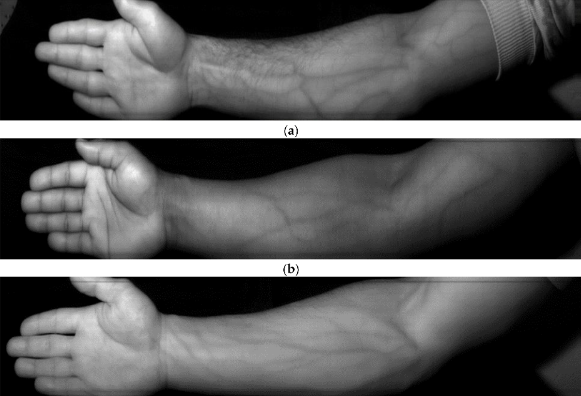
#> input picture model/handimage4.png, 581 x 396 px
$ python fistula_detection.py
#> lines starting #> are read from the running program, lines starting #| are printed output that depends on the picture; after the words box and inside, x2 and y2 are one past the last pixel; in counts of white or black regions, pixels touching at a corner belong together
#> further down, org_image is the input picture: shape (396, 581, 3); mean B, G, R 88.8, 88.8, 88.8
import numpy as np
import cv2
import os

# Define the path to the image file
script_dir = os.path.dirname(os.path.abspath(__file__))
image_path = os.path.join(script_dir, "handimage4.png")
output_dir = os.path.join(script_dir, "output")

# Ensure that the output directory exists
os.makedirs(output_dir, exist_ok=True)
# #Preprocessing the images

def morphology_diff(contrast_green, clahe):
    # 1st
    open1 = cv2.morphologyEx(contrast_green, cv2.MORPH_OPEN, cv2.getStructuringElement(cv2.MORPH_ELLIPSE,(5,5)), iterations=1)
    close1 = cv2.morphologyEx(open1, cv2.MORPH_CLOSE, cv2.getStructuringElement(cv2.MORPH_ELLIPSE,(5,5)), iterations=1)
    # 2nd
    open2 = cv2.morphologyEx(close1, cv2.MORPH_OPEN, cv2.getStructuringElement(cv2.MORPH_ELLIPSE,(11,11)), iterations=1)
    close2 = cv2.morphologyEx(open2, cv2.MORPH_CLOSE, cv2.getStructuringElement(cv2.MORPH_ELLIPSE,(11,11)), iterations=1)
    # 3rd
    open3 = cv2.morphologyEx(close2, cv2.MORPH_OPEN, cv2.getStructuringElement(cv2.MORPH_ELLIPSE,(23,23)), iterations=1)
    close3 = cv2.morphologyEx(open3, cv2.MORPH_CLOSE, cv2.getStructuringElement(cv2.MORPH_ELLIPSE,(23,23)), iterations=1)

    contrast_morph = cv2.subtract(close3, contrast_green)
    return clahe.apply(contrast_morph)

# Noise Removal

def remove_noise(morph_image):
    ret, thr = cv2.threshold(morph_image, 15, 255, cv2.THRESH_BINARY)
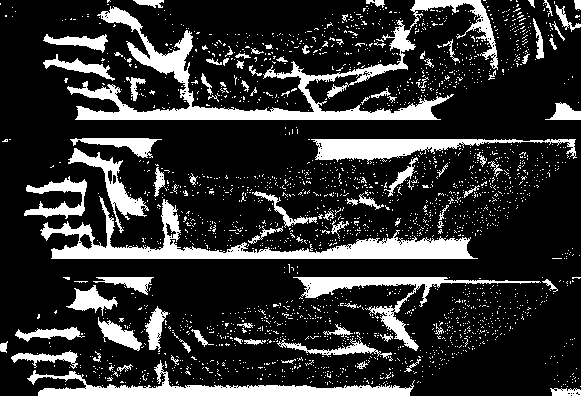
#> thr: shape (396, 581); 19.1% white; 2361 white regions (2271 under 20 px)
    mask = np.ones(morph_image.shape[:2], dtype="uint8") * 255
    # Correct line:
    contours, hierarchy = cv2.findContours(thr.copy(), cv2.RETR_LIST, cv2.CHAIN_APPROX_SIMPLE)
#> contours = 2764 contours, 2697 with area under 20; largest, box (x1, y1, x2, y2) and area: (67, 0, 498, 120) 8286, (40, 196, 478, 259) 6230, (27, 360, 415, 396) 3470, (311, 139, 577, 164) 2537, (293, 277, 541, 351) 2254
    for cnt in contours:
        if cv2.contourArea(cnt) <= 200:
            cv2.drawContours(mask, [cnt], -1, 0, -1)
#> this loop made 2764 passes
#> cnt on passes 2, 3, 6: [[572, 393], [573, 392], [574, 393], [573, 394]], [[570, 393], [571, 392], [572, 393], [571, 394]], [[561, 390], [562, 389], [563, 390], [562, 391]]
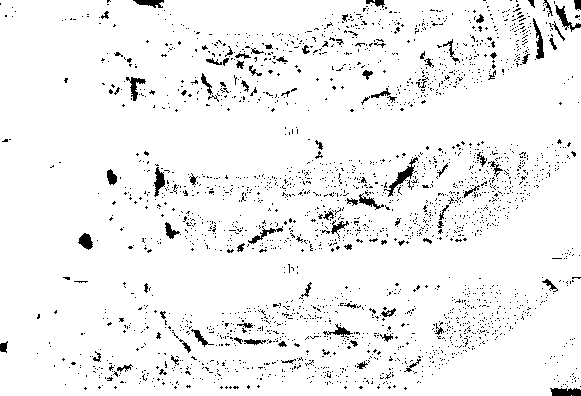
#> mask: shape (396, 581); 95% white; black in thin lines or dots
    im = cv2.bitwise_and(morph_image, morph_image, mask=mask)
    ret, fin_thr = cv2.threshold(im, 15, 255, cv2.THRESH_BINARY_INV)
#> fin_thr: shape (396, 581); 85.5% white; 120 black regions (88 under 20 px), largest, box (x1, y1, x2, y2) and area: (67, 0, 497, 120) 8873, (51, 196, 478, 259) 5852, (27, 370, 415, 396) 3770
    new_img = cv2.erode(fin_thr, cv2.getStructuringElement(cv2.MORPH_ELLIPSE,(3,3)), iterations=1)
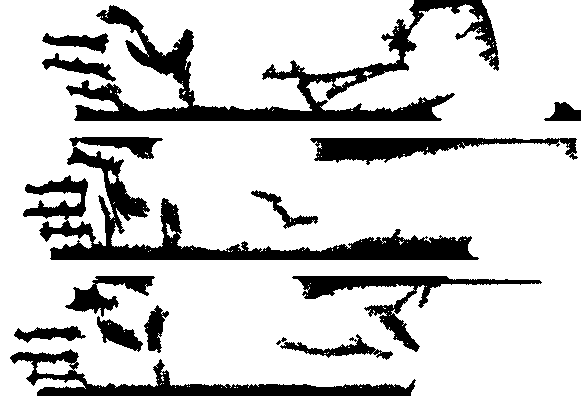
#> new_img: shape (396, 581); 81.2% white; 15 black regions, largest, box (x1, y1, x2, y2) and area: (23, 137, 479, 260) 12155, (66, 0, 499, 121) 12053, (10, 349, 416, 396) 5260
    return new_img

# Blob Removal

def remove_blob(clear_image, org_image):
    fundus_eroded = cv2.bitwise_not(clear_image)
#> fundus_eroded: shape (396, 581); 18.8% white; 15 white regions
    xmask = np.ones(org_image.shape[:2], dtype="uint8") * 255
    xcontours, xhierarchy = cv2.findContours(fundus_eroded.copy(), cv2.RETR_LIST, cv2.CHAIN_APPROX_SIMPLE)
#> xcontours = 257 contours, 238 with area under 20; largest, box (x1, y1, x2, y2) and area: (23, 137, 479, 260) 11298, (66, 0, 499, 121) 11159, (10, 349, 416, 396) 5205, (310, 138, 578, 165) 3182, (292, 276, 542, 352) 3054; xhierarchy = 257 rows, first 6: [1, -1, -1, -1], [2, 0, -1, -1], [3, 1, -1, -1], [4, 2, -1, -1], [5, 3, -1, -1], [6, 4, -1, -1]
    for cnt in xcontours:
        shape = "unidentified"
        peri = cv2.arcLength(cnt, True)
        approx = cv2.approxPolyDP(cnt, 0.04 * peri, False)
        if len(approx) > 4 and cv2.contourArea(cnt) <= 3000 and cv2.contourArea(cnt) >= 100:
            shape = "circle"
        else:
            shape = "veins"
        if(shape == "circle"):
            cv2.drawContours(xmask, [cnt], -1, 0, -1)
#> this loop made 257 passes
#> (shape, peri, approx) on passes 1, 2, 3, 5, 6, 8, 9, 10, 11, 12: ('veins', 5.66, [[84, 388], [85, 387], [86, 388], [85, 389]]), ('veins', 5.66, [[388, 387], [389, 386], [390, 387], [389, 388]]), ('veins', 5.66, [[377, 387], [378, 386], [379, 387], [378, 388]]), ('veins', 5.66, [[344, 387], [345, 386], [346, 387], [345, 388]]), ('veins', 5.66, [[236, 387], [237, 386], [238, 387], [237, 388]]), ('veins', 5.66, [[229, 387], [230, 386], [231, 387], [230, 388]]), ('veins', 5.66, [[225, 387], [226, 386], [227, 387], [226, 388]]), ('veins', 5.66, [[220, 387], [221, 386], [222, 387], [221, 388]]), ('veins', 5.66, [[174, 387], [175, 386], [176, 387], [175, 388]]), ('veins', 5.66, [[114, 387], [115, 386], [116, 387], [115, 388]])
#> (peri, shape) on passes 61 to 66: (5.66, 'veins'), (5.66, 'veins'), (5.66, 'veins'), (7.66, 'veins'), (5.66, 'veins'), (5.66, 'veins')
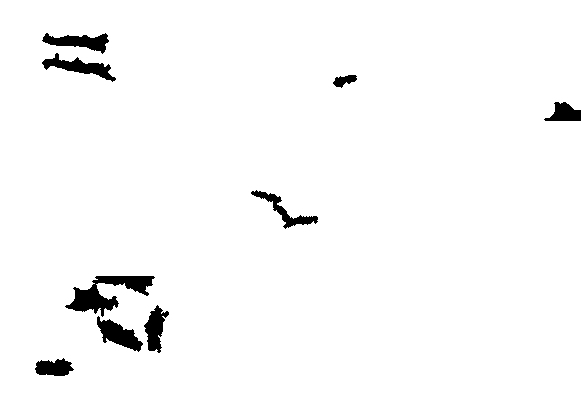
#> xmask: shape (396, 581); 97.4% white; 9 black regions, largest, box (x1, y1, x2, y2) and area: (65, 276, 155, 317) 1472, (97, 316, 143, 352) 764, (42, 53, 116, 82) 751

    finimage = cv2.bitwise_and(fundus_eroded, fundus_eroded, mask=xmask)
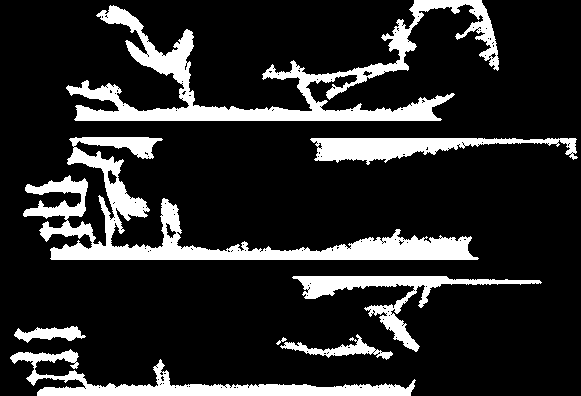
#> finimage: shape (396, 581); 16.4% white; 8 white regions, largest, box (x1, y1, x2, y2) and area: (23, 137, 479, 260) 12155, (66, 0, 499, 121) 12000, (10, 349, 416, 396) 5169
    blood_vessels = cv2.bitwise_not(finimage)
    return blood_vessels

# Vein detection

def detect_vessel(org_image):
    copy_org_image = org_image.copy()
    blue, green, red = cv2.split(org_image)
    clahe = cv2.createCLAHE(clipLimit=5.0, tileGridSize=(8,8))
    contrast_green = clahe.apply(green)
    morph_image = morphology_diff(contrast_green, clahe)
    clear_image = remove_noise(morph_image)
    fin_image = remove_blob(clear_image, org_image)
    i = 0
    j = 0
    for gr, fin in zip(green, fin_image):
        for g, f in zip(gr, fin):
            if(f == 0):
                green[i][j] = 255
            j = j + 1
        j = 0
        i = i + 1
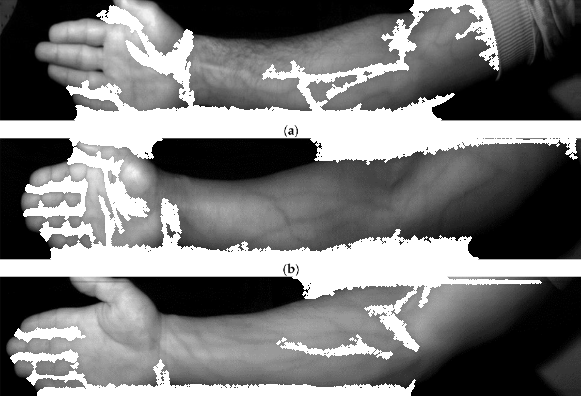
#> green: shape (396, 581); min 0, max 255, mean 118.8
#> after the loop, i = 396
    return fin_image, cv2.merge((blue, green, red))

if __name__ == "__main__":
    # Load the image file
    org_image = cv2.imread(image_path)
    if org_image is None:
        print(f"Error: Image file '{image_path}' not found.")
    else:
        # Perform vessel detection
        raw_vessel, vessel_image = detect_vessel(org_image)
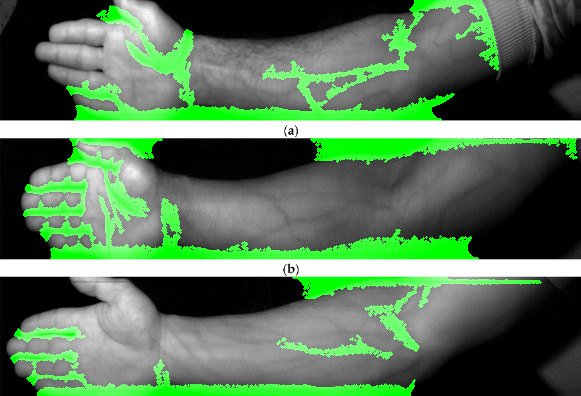
#> vessel_image: shape (396, 581, 3); mean B, G, R 88.8, 118.8, 88.8
        # Save the results
        out_name = os.path.splitext(os.path.basename(image_path))[0]
        raw_vessel_path = os.path.join(output_dir, f"{out_name}_raw_vessel.jpg")
        vessel_image_path = os.path.join(output_dir, f"{out_name}_vessel_image.jpg")
        cv2.imwrite(raw_vessel_path, raw_vessel)
        cv2.imwrite(vessel_image_path, vessel_image)

        print("Output files saved successfully.")

$ run again, with model/handimage1.png copied over model/handimage4.png
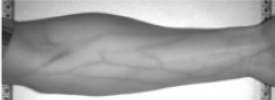
#> input picture model/handimage1.png, 275 x 100 px
#> org_image is the input picture: shape (100, 275, 3); min 35, max 255, mean 162.5
#> in remove_noise, `ret, thr = cv2.threshold(morph_image, 15, 255, cv2.THRESH_BINARY)`:
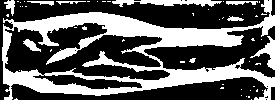
#> thr: shape (100, 275); 36.5% white; 53 white regions (43 under 20 px)
#> contours = 61 contours, 50 with area under 20; largest, box (x1, y1, x2, y2) and area: (2, 0, 275, 100) 14367, (4, 22, 171, 81) 5906, (32, 74, 143, 90) 859, (112, 0, 222, 7) 338, (250, 36, 275, 70) 223
#> the loop in remove_noise, `for cnt in contours:` made 61 passes
#> cnt on passes 1, 2, 4, 5, 6, 7, 8, 9: [[251, 99]], [[16, 98], [15, 99], [14, 99], [17, 99]], [[248, 96], [248, 97], [249, 97], [249, 96]], [[246, 96]], [[241, 95]], [[262, 90]], [[250, 90]], [[257, 89], [256, 90], [256, 91], [257, 91]]
#> fin_thr: shape (100, 275); 65.9% white; 3 black regions, box (x1, y1, x2, y2) and area: (2, 0, 275, 100) 8640, (112, 0, 222, 7) 456, (250, 36, 275, 70) 276
#> new_img: shape (100, 275); 57.1% white; 2 black regions, box (x1, y1, x2, y2) and area: (1, 0, 275, 100) 11183, (111, 0, 223, 8) 608
#> fundus_eroded: shape (100, 275); 42.9% white; 2 white regions
#> xcontours = 13 contours, 8 with area under 20; largest, box (x1, y1, x2, y2) and area: (1, 0, 275, 100) 15776, (5, 23, 170, 80) 5036, (45, 75, 142, 89) 617, (111, 0, 223, 8) 494, (4, 21, 13, 29) 34; xhierarchy = 13 rows, first 6: [1, -1, -1, -1], [2, 0, -1, -1], [3, 1, -1, -1], [4, 2, -1, -1], [5, 3, -1, -1], [6, 4, -1, -1]
#> the loop in remove_blob, `for cnt in xcontours:` made 13 passes
#> (peri, approx) on passes 2, 4, 5, 7, 10, 13: (5.66, [[266, 86], [267, 85], [268, 86], [267, 87]]), (213.1, [[51, 76], [141, 86], [46, 76]]), (5.66, [[43, 76], [44, 75], [45, 76], [44, 77]]), (5.66, [[74, 50], [75, 49], [76, 50], [75, 51]]), (5.66, [[10, 22], [11, 21], [12, 22], [11, 23]]), (246.1, [[112, 0], [221, 0]])
#> the loop in detect_vessel, `for gr, fin in zip(green, fin_image):` made 100 passes
#> after the loop in detect_vessel, `for gr, fin in zip(green, fin_image):`: i = 100
#> `raw_vessel, vessel_image = detect_vessel(org_image)`:
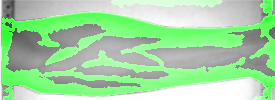
#> vessel_image: shape (100, 275, 3); mean B, G, R 162.5, 215.5, 162.5

$ run again, with model/handimage3.png copied over model/handimage4.png
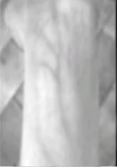
#> input picture model/handimage3.png, 117 x 167 px
#> org_image is the input picture: shape (167, 117, 3); mean B, G, R 185, 185.1, 185.1
#> in remove_noise, `ret, thr = cv2.threshold(morph_image, 15, 255, cv2.THRESH_BINARY)`:
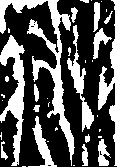
#> thr: shape (167, 117); 34% white; 36 white regions (20 under 20 px)
#> contours = 42 contours, 27 with area under 20; largest, box (x1, y1, x2, y2) and area: (0, 0, 75, 166) 1828, (0, 35, 25, 166) 1166, (98, 0, 117, 166) 656, (67, 25, 94, 132) 570, (28, 116, 57, 167) 352
#> the loop in remove_noise, `for cnt in contours:` made 42 passes
#> cnt on passes 1, 2, 4, 7, 10, 13, 16, 18: [[22, 166], [25, 166]], [[73, 165], [74, 165]], [[16, 162], [17, 161], [18, 162], [17, 163]], [[47, 141], [48, 141]], [[98, 136], [98, 137], [101, 137], [101, 136]], [[99, 129], [99, 131], [100, 130], [100, 129]], [[97, 115], [97, 116]], [[49, 102], [48, 103], [48, 106], [48, 103]]
#> fin_thr: shape (167, 117); 71.8% white; 6 black regions (1 under 20 px), largest, box (x1, y1, x2, y2) and area: (0, 0, 75, 166) 2173, (0, 35, 25, 166) 1330, (98, 0, 117, 166) 878, (67, 25, 94, 132) 709, (28, 116, 57, 167) 417
#> new_img: shape (167, 117); 63.3% white; 4 black regions, box (x1, y1, x2, y2) and area: (0, 0, 95, 167) 3807, (0, 34, 26, 167) 1666, (97, 0, 117, 167) 1152, (27, 115, 58, 167) 550
#> fundus_eroded: shape (167, 117); 36.7% white; 4 white regions
#> xcontours = 10 contours, 6 with area under 20; largest, box (x1, y1, x2, y2) and area: (0, 0, 95, 167) 3348, (0, 34, 26, 167) 1500, (97, 0, 117, 167) 936, (27, 115, 58, 167) 472; xhierarchy = [[1, -1, -1, -1], [2, 0, -1, -1], [3, 1, -1, -1], [4, 2, -1, -1], [5, 3, -1, -1], [6, 4, -1, -1], [7, 5, -1, -1], [8, 6, -1, -1], [9, 7, -1, -1], [-1, 8, -1, -1]]
#> the loop in remove_blob, `for cnt in xcontours:` made 10 passes
#> (shape, peri, approx) on passes 1, 3, 5, 7, 8, 9, 10: ('veins', 5.66, [[16, 162], [17, 161], [18, 162], [17, 163]]), ('veins', 5.66, [[56, 51], [57, 50], [58, 51], [57, 52]]), ('veins', 385, [[10, 34], [16, 166], [11, 34]]), ('veins', 5.66, [[33, 24], [34, 23], [35, 24], [34, 25]]), ('veins', 5.66, [[33, 22], [34, 21], [35, 22], [34, 23]]), ('veins', 464.6, [[110, 0], [114, 166], [116, 0]]), ('veins', 1072.3, [[0, 0], [71, 166], [59, 0]])
#> finimage: shape (167, 117); 33.9% white; 3 white regions, box (x1, y1, x2, y2) and area: (0, 0, 95, 167) 3807, (0, 34, 26, 167) 1666, (97, 0, 117, 167) 1152
#> after the loop in detect_vessel, `for gr, fin in zip(green, fin_image):`: i = 167
#> `raw_vessel, vessel_image = detect_vessel(org_image)`:
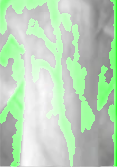
#> vessel_image: shape (167, 117, 3); mean B, G, R 185, 213.2, 185.1
